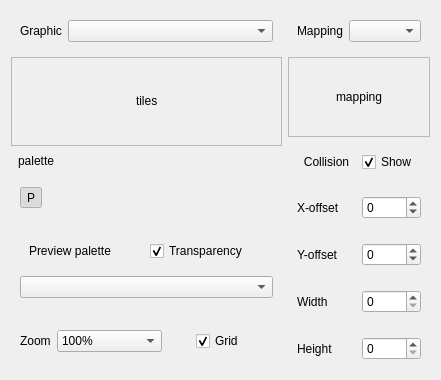
<?xml version="1.0" encoding="UTF-8"?>
<ui version="4.0">
 <class>TalesQtGraphicsEditorWidget</class>
 <widget class="QWidget" name="TalesQtGraphicsEditorWidget">
  <property name="geometry">
   <rect>
    <x>0</x>
    <y>0</y>
    <width>441</width>
    <height>380</height>
   </rect>
  </property>
  <property name="windowTitle">
   <string>Form</string>
  </property>
  <layout class="QHBoxLayout" name="horizontalLayout_18">
   <item>
    <layout class="QVBoxLayout" name="verticalLayout_6">
     <item>
      <widget class="QWidget" name="widget_12" native="true">
       <property name="sizePolicy">
        <sizepolicy hsizetype="Preferred" vsizetype="Maximum">
         <horstretch>0</horstretch>
         <verstretch>0</verstretch>
        </sizepolicy>
       </property>
       <layout class="QHBoxLayout" name="horizontalLayout_12">
        <item>
         <widget class="QLabel" name="label_9">
          <property name="sizePolicy">
           <sizepolicy hsizetype="Maximum" vsizetype="Preferred">
            <horstretch>0</horstretch>
            <verstretch>0</verstretch>
           </sizepolicy>
          </property>
          <property name="text">
           <string>Graphic</string>
          </property>
         </widget>
        </item>
        <item>
         <widget class="QComboBox" name="graphicComboBox"/>
        </item>
       </layout>
      </widget>
     </item>
     <item>
      <widget class="QScrollArea" name="tilesScrollArea">
       <property name="sizePolicy">
        <sizepolicy hsizetype="Preferred" vsizetype="Preferred">
         <horstretch>0</horstretch>
         <verstretch>0</verstretch>
        </sizepolicy>
       </property>
       <property name="focusPolicy">
        <enum>Qt::NoFocus</enum>
       </property>
       <property name="widgetResizable">
        <bool>true</bool>
       </property>
       <property name="alignment">
        <set>Qt::AlignCenter</set>
       </property>
       <widget class="QWidget" name="scrollAreaWidgetContents">
        <property name="geometry">
         <rect>
          <x>0</x>
          <y>0</y>
          <width>276</width>
          <height>120</height>
         </rect>
        </property>
        <layout class="QHBoxLayout" name="horizontalLayout_13">
         <item>
          <layout class="QVBoxLayout" name="verticalLayout">
           <item>
            <spacer name="verticalSpacer">
             <property name="orientation">
              <enum>Qt::Vertical</enum>
             </property>
             <property name="sizeHint" stdset="0">
              <size>
               <width>20</width>
               <height>40</height>
              </size>
             </property>
            </spacer>
           </item>
           <item>
            <layout class="QHBoxLayout" name="horizontalLayout_10">
             <item>
              <spacer name="horizontalSpacer_2">
               <property name="orientation">
                <enum>Qt::Horizontal</enum>
               </property>
               <property name="sizeHint" stdset="0">
                <size>
                 <width>40</width>
                 <height>20</height>
                </size>
               </property>
              </spacer>
             </item>
             <item>
              <widget class="GenericEventLabel" name="tilesLabel">
               <property name="sizePolicy">
                <sizepolicy hsizetype="Maximum" vsizetype="Maximum">
                 <horstretch>0</horstretch>
                 <verstretch>0</verstretch>
                </sizepolicy>
               </property>
               <property name="minimumSize">
                <size>
                 <width>0</width>
                 <height>0</height>
                </size>
               </property>
               <property name="cursor">
                <cursorShape>CrossCursor</cursorShape>
               </property>
               <property name="mouseTracking">
                <bool>true</bool>
               </property>
               <property name="text">
                <string>tiles</string>
               </property>
               <property name="alignment">
                <set>Qt::AlignLeading|Qt::AlignLeft|Qt::AlignTop</set>
               </property>
              </widget>
             </item>
             <item>
              <spacer name="horizontalSpacer_3">
               <property name="orientation">
                <enum>Qt::Horizontal</enum>
               </property>
               <property name="sizeHint" stdset="0">
                <size>
                 <width>40</width>
                 <height>20</height>
                </size>
               </property>
              </spacer>
             </item>
            </layout>
           </item>
           <item>
            <spacer name="verticalSpacer_2">
             <property name="orientation">
              <enum>Qt::Vertical</enum>
             </property>
             <property name="sizeHint" stdset="0">
              <size>
               <width>20</width>
               <height>40</height>
              </size>
             </property>
            </spacer>
           </item>
          </layout>
         </item>
        </layout>
       </widget>
      </widget>
     </item>
     <item>
      <layout class="QHBoxLayout" name="horizontalLayout_17">
       <item>
        <spacer name="horizontalSpacer_6">
         <property name="orientation">
          <enum>Qt::Horizontal</enum>
         </property>
         <property name="sizeHint" stdset="0">
          <size>
           <width>40</width>
           <height>20</height>
          </size>
         </property>
        </spacer>
       </item>
       <item>
        <widget class="GenericEventLabel" name="paletteLabel">
         <property name="sizePolicy">
          <sizepolicy hsizetype="Preferred" vsizetype="Maximum">
           <horstretch>0</horstretch>
           <verstretch>0</verstretch>
          </sizepolicy>
         </property>
         <property name="minimumSize">
          <size>
           <width>256</width>
           <height>16</height>
          </size>
         </property>
         <property name="mouseTracking">
          <bool>true</bool>
         </property>
         <property name="text">
          <string>palette</string>
         </property>
         <property name="alignment">
          <set>Qt::AlignLeading|Qt::AlignLeft|Qt::AlignTop</set>
         </property>
        </widget>
       </item>
       <item>
        <spacer name="horizontalSpacer_7">
         <property name="orientation">
          <enum>Qt::Horizontal</enum>
         </property>
         <property name="sizeHint" stdset="0">
          <size>
           <width>40</width>
           <height>20</height>
          </size>
         </property>
        </spacer>
       </item>
      </layout>
     </item>
     <item>
      <widget class="QWidget" name="widget_10" native="true">
       <property name="sizePolicy">
        <sizepolicy hsizetype="Preferred" vsizetype="Maximum">
         <horstretch>0</horstretch>
         <verstretch>0</verstretch>
        </sizepolicy>
       </property>
       <layout class="QHBoxLayout" name="horizontalLayout_9">
        <item>
         <widget class="QToolButton" name="paintToolButton">
          <property name="toolTip">
           <string>Pencil tool</string>
          </property>
          <property name="text">
           <string>P</string>
          </property>
          <property name="icon">
           <iconset resource="resources.qrc">
            <normaloff>:/resources/pencilicon.png</normaloff>:/resources/pencilicon.png</iconset>
          </property>
          <property name="checkable">
           <bool>true</bool>
          </property>
          <property name="checked">
           <bool>true</bool>
          </property>
         </widget>
        </item>
        <item>
         <spacer name="horizontalSpacer">
          <property name="orientation">
           <enum>Qt::Horizontal</enum>
          </property>
          <property name="sizeHint" stdset="0">
           <size>
            <width>40</width>
            <height>20</height>
           </size>
          </property>
         </spacer>
        </item>
       </layout>
      </widget>
     </item>
     <item>
      <widget class="QWidget" name="widget_5" native="true">
       <property name="sizePolicy">
        <sizepolicy hsizetype="Preferred" vsizetype="Maximum">
         <horstretch>0</horstretch>
         <verstretch>0</verstretch>
        </sizepolicy>
       </property>
       <layout class="QVBoxLayout" name="verticalLayout_3">
        <item>
         <widget class="QWidget" name="widget_13" native="true">
          <property name="sizePolicy">
           <sizepolicy hsizetype="Preferred" vsizetype="Maximum">
            <horstretch>0</horstretch>
            <verstretch>0</verstretch>
           </sizepolicy>
          </property>
          <layout class="QHBoxLayout" name="horizontalLayout_16">
           <item>
            <widget class="QLabel" name="label_6">
             <property name="sizePolicy">
              <sizepolicy hsizetype="Preferred" vsizetype="Maximum">
               <horstretch>0</horstretch>
               <verstretch>0</verstretch>
              </sizepolicy>
             </property>
             <property name="text">
              <string>Preview palette</string>
             </property>
            </widget>
           </item>
           <item>
            <widget class="QCheckBox" name="transparencyCheckBox">
             <property name="text">
              <string>Transparency</string>
             </property>
             <property name="checked">
              <bool>true</bool>
             </property>
            </widget>
           </item>
          </layout>
         </widget>
        </item>
        <item>
         <widget class="QComboBox" name="paletteComboBox"/>
        </item>
       </layout>
      </widget>
     </item>
     <item>
      <widget class="QWidget" name="widget" native="true">
       <property name="sizePolicy">
        <sizepolicy hsizetype="Preferred" vsizetype="Maximum">
         <horstretch>0</horstretch>
         <verstretch>0</verstretch>
        </sizepolicy>
       </property>
       <layout class="QHBoxLayout" name="horizontalLayout">
        <item>
         <widget class="QLabel" name="label">
          <property name="sizePolicy">
           <sizepolicy hsizetype="Maximum" vsizetype="Maximum">
            <horstretch>0</horstretch>
            <verstretch>0</verstretch>
           </sizepolicy>
          </property>
          <property name="text">
           <string>Zoom</string>
          </property>
         </widget>
        </item>
        <item>
         <widget class="QComboBox" name="zoomComboBox">
          <property name="sizePolicy">
           <sizepolicy hsizetype="Preferred" vsizetype="Fixed">
            <horstretch>0</horstretch>
            <verstretch>0</verstretch>
           </sizepolicy>
          </property>
          <property name="currentIndex">
           <number>0</number>
          </property>
          <item>
           <property name="text">
            <string>100%</string>
           </property>
          </item>
          <item>
           <property name="text">
            <string>200%</string>
           </property>
          </item>
          <item>
           <property name="text">
            <string>300%</string>
           </property>
          </item>
          <item>
           <property name="text">
            <string>400%</string>
           </property>
          </item>
          <item>
           <property name="text">
            <string>800%</string>
           </property>
          </item>
          <item>
           <property name="text">
            <string>1600%</string>
           </property>
          </item>
         </widget>
        </item>
        <item>
         <widget class="QWidget" name="widget_11" native="true">
          <layout class="QHBoxLayout" name="horizontalLayout_11">
           <item>
            <widget class="QCheckBox" name="checkBox_2">
             <property name="sizePolicy">
              <sizepolicy hsizetype="Maximum" vsizetype="Fixed">
               <horstretch>0</horstretch>
               <verstretch>0</verstretch>
              </sizepolicy>
             </property>
             <property name="text">
              <string>Grid</string>
             </property>
             <property name="checked">
              <bool>true</bool>
             </property>
            </widget>
           </item>
          </layout>
         </widget>
        </item>
       </layout>
      </widget>
     </item>
    </layout>
   </item>
   <item>
    <layout class="QVBoxLayout" name="verticalLayout_5">
     <item>
      <widget class="QWidget" name="widget_2" native="true">
       <layout class="QHBoxLayout" name="horizontalLayout_2">
        <item>
         <widget class="QLabel" name="label_2">
          <property name="sizePolicy">
           <sizepolicy hsizetype="Maximum" vsizetype="Maximum">
            <horstretch>0</horstretch>
            <verstretch>0</verstretch>
           </sizepolicy>
          </property>
          <property name="text">
           <string>Mapping</string>
          </property>
         </widget>
        </item>
        <item>
         <widget class="QComboBox" name="mappingComboBox"/>
        </item>
       </layout>
      </widget>
     </item>
     <item>
      <widget class="QScrollArea" name="mappingsScrollArea">
       <property name="focusPolicy">
        <enum>Qt::NoFocus</enum>
       </property>
       <property name="widgetResizable">
        <bool>true</bool>
       </property>
       <widget class="QWidget" name="scrollAreaWidgetContents_2">
        <property name="geometry">
         <rect>
          <x>0</x>
          <y>0</y>
          <width>137</width>
          <height>158</height>
         </rect>
        </property>
        <layout class="QHBoxLayout" name="horizontalLayout_14">
         <item>
          <layout class="QVBoxLayout" name="verticalLayout_2">
           <item>
            <spacer name="verticalSpacer_3">
             <property name="orientation">
              <enum>Qt::Vertical</enum>
             </property>
             <property name="sizeHint" stdset="0">
              <size>
               <width>20</width>
               <height>40</height>
              </size>
             </property>
            </spacer>
           </item>
           <item>
            <layout class="QHBoxLayout" name="horizontalLayout_15">
             <item>
              <spacer name="horizontalSpacer_4">
               <property name="orientation">
                <enum>Qt::Horizontal</enum>
               </property>
               <property name="sizeHint" stdset="0">
                <size>
                 <width>40</width>
                 <height>20</height>
                </size>
               </property>
              </spacer>
             </item>
             <item>
              <widget class="GenericEventLabel" name="mappingLabel">
               <property name="sizePolicy">
                <sizepolicy hsizetype="Maximum" vsizetype="Maximum">
                 <horstretch>0</horstretch>
                 <verstretch>0</verstretch>
                </sizepolicy>
               </property>
               <property name="cursor">
                <cursorShape>CrossCursor</cursorShape>
               </property>
               <property name="mouseTracking">
                <bool>true</bool>
               </property>
               <property name="text">
                <string>mapping</string>
               </property>
               <property name="alignment">
                <set>Qt::AlignLeading|Qt::AlignLeft|Qt::AlignTop</set>
               </property>
              </widget>
             </item>
             <item>
              <spacer name="horizontalSpacer_5">
               <property name="orientation">
                <enum>Qt::Horizontal</enum>
               </property>
               <property name="sizeHint" stdset="0">
                <size>
                 <width>40</width>
                 <height>20</height>
                </size>
               </property>
              </spacer>
             </item>
            </layout>
           </item>
           <item>
            <spacer name="verticalSpacer_4">
             <property name="orientation">
              <enum>Qt::Vertical</enum>
             </property>
             <property name="sizeHint" stdset="0">
              <size>
               <width>20</width>
               <height>40</height>
              </size>
             </property>
            </spacer>
           </item>
          </layout>
         </item>
        </layout>
       </widget>
      </widget>
     </item>
     <item>
      <layout class="QVBoxLayout" name="verticalLayout_4">
       <item>
        <widget class="QWidget" name="widget_9" native="true">
         <layout class="QHBoxLayout" name="horizontalLayout_8">
          <item>
           <widget class="QLabel" name="label_8">
            <property name="text">
             <string>Collision</string>
            </property>
            <property name="alignment">
             <set>Qt::AlignCenter</set>
            </property>
           </widget>
          </item>
          <item>
           <widget class="QCheckBox" name="collisionCheckBox">
            <property name="text">
             <string>Show</string>
            </property>
            <property name="checked">
             <bool>true</bool>
            </property>
           </widget>
          </item>
         </layout>
        </widget>
       </item>
       <item>
        <widget class="QWidget" name="widget_4" native="true">
         <layout class="QHBoxLayout" name="horizontalLayout_4">
          <item>
           <widget class="QLabel" name="label_3">
            <property name="text">
             <string>X-offset</string>
            </property>
           </widget>
          </item>
          <item>
           <widget class="QSpinBox" name="xOffsetBox">
            <property name="minimum">
             <number>-128</number>
            </property>
            <property name="maximum">
             <number>127</number>
            </property>
           </widget>
          </item>
         </layout>
        </widget>
       </item>
       <item>
        <widget class="QWidget" name="widget_3" native="true">
         <layout class="QHBoxLayout" name="horizontalLayout_3">
          <item>
           <widget class="QLabel" name="label_4">
            <property name="text">
             <string>Y-offset</string>
            </property>
           </widget>
          </item>
          <item>
           <widget class="QSpinBox" name="yOffsetBox">
            <property name="minimum">
             <number>-128</number>
            </property>
            <property name="maximum">
             <number>127</number>
            </property>
           </widget>
          </item>
         </layout>
        </widget>
       </item>
       <item>
        <widget class="QWidget" name="widget_6" native="true">
         <layout class="QHBoxLayout" name="horizontalLayout_5">
          <item>
           <widget class="QLabel" name="label_5">
            <property name="text">
             <string>Width</string>
            </property>
           </widget>
          </item>
          <item>
           <widget class="QSpinBox" name="widthBox">
            <property name="minimum">
             <number>0</number>
            </property>
            <property name="maximum">
             <number>255</number>
            </property>
           </widget>
          </item>
         </layout>
        </widget>
       </item>
       <item>
        <widget class="QWidget" name="widget_7" native="true">
         <layout class="QHBoxLayout" name="horizontalLayout_6">
          <item>
           <widget class="QLabel" name="label_7">
            <property name="text">
             <string>Height</string>
            </property>
           </widget>
          </item>
          <item>
           <widget class="QSpinBox" name="heightBox">
            <property name="minimum">
             <number>0</number>
            </property>
            <property name="maximum">
             <number>255</number>
            </property>
           </widget>
          </item>
         </layout>
        </widget>
       </item>
      </layout>
     </item>
    </layout>
   </item>
  </layout>
 </widget>
 <customwidgets>
  <customwidget>
   <class>GenericEventLabel</class>
   <extends>QLabel</extends>
   <header>genericeventlabel.h</header>
  </customwidget>
 </customwidgets>
 <resources>
  <include location="resources.qrc"/>
 </resources>
 <connections/>
</ui>
